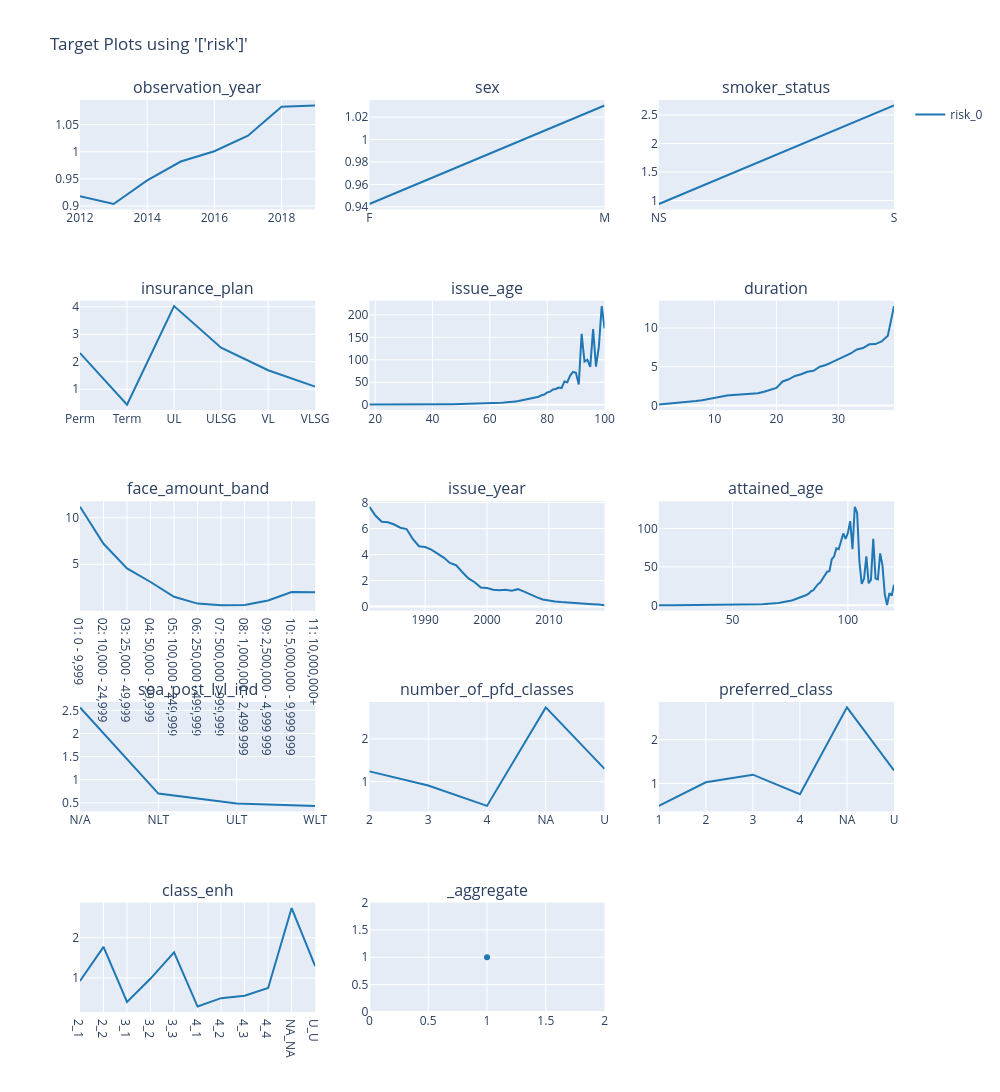

Notebook source saved alongside this figure:
### Markdown cell above
### Target

### Code cell
charters.target(
    df=grouped_df,
    target="risk",
    cols=3,
    features=variables,
    numerator=["death_claim_amount"],
    denominator=["amount_exposed"],
).show()

### Figure 1 — Plotly figure (JSON) as saved in the notebook; plotly's stock layout.template omitted (floating-point values rounded to 4 significant figures)
{"data": [{"line": {"color": "#1F77B4"}, "mode": "lines", "name": "risk_0", "showlegend": true, "type": "scatter", "x": [2012, 2013, 2014, 2015, 2016, 2017, 2018, 2019], "xaxis": "x", "y": [0.9181, 0.9038, 0.9471, 0.982, 1.001, 1.03, 1.083, 1.085], "yaxis": "y"}, {"line": {"color": "#1F77B4"}, "mode": "lines", "name": "risk_0", "showlegend": false, "type": "scatter", "x": ["F", "M"], "xaxis": "x2", "y": [0.9425, 1.03], "yaxis": "y2"}, {"line": {"color": "#1F77B4"}, "mode": "lines", "name": "risk_0", "showlegend": false, "type": "scatter", "x": ["NS", "S"], "xaxis": "x3", "y": [0.9406, 2.668], "yaxis": "y3"}, {"line": {"color": "#1F77B4"}, "mode": "lines", "name": "risk_0", "showlegend": false, "type": "scatter", "x": ["Perm", "Term", "UL", "ULSG", "VL", "VLSG"], "xaxis": "x4", "y": [2.315, 0.4425, 4.025, 2.514, 1.692, 1.098], "yaxis": "y4"}, {"line": {"color": "#1F77B4"}, "mode": "lines", "name": "risk_0", "showlegend": false, "type": "scatter", "x": [18, 19, 20, 21, 22, 23, 24, 25, 26, 27, 28, 29, 30, 31, 32, 33, 34, 35, 36, 37, 38, 39, 40, 41, 42, 43, 44, 45, 46, 47, 48, 49, 50, 51, 52, 53, 54, 55, 56, 57, 58, 59, 60, 61, 62, 63, 64, 65, 66, 67, 68, 69, 70, 71, 72, 73, 74, 75, 76, 77, 78, 79, 80, 81, 82, 83, 84, 85, 86, 87, 88, 89, 90, 91, 92, 93, 94, 95, 96, 97, 98, 99, 100], "xaxis": "x5", "y": [0.3649, 0.333, 0.3258, 0.3274, 0.2955, 0.2627, 0.2667, 0.2836, 0.2395, 0.2542, 0.2572, 0.2531, 0.2514, 0.2571, 0.2661, 0.2737, 0.316, 0.319, 0.3538, 0.3822, 0.4141, 0.4491, 0.4788, 0.5272, 0.5802, 0.6241, 0.6924, 0.7195, 0.7911, 0.8464, 0.9629, 1.023, 1.112, 1.213, 1.296, 1.438, 1.583, 1.782, 1.946, 2.117, 2.361, 2.57, 2.89, 3.225, 3.448, 3.901, 4.563, 4.94, 5.193, 5.886, 7.064, 7.352, 8.037, 9.633, 10.09, 11.12, 14.11, 14.26, 17.18, 17.75, 21.08, 22.61, 27.46, 29.11, 33.9, 34.99, 38.32, 37.02, 51.64, 49.97, 64.82, 72.98, 70.94, 44.93, 157.5, 96.1, 100.3, 84.1, 168.1, 85.03, 128.6, 219.4, 169.8], "yaxis": "y5"}, {"line": {"color": "#1F77B4"}, "mode": "lines", "name": "risk_0", "showlegend": false, "type": "scatter", "x": [1, 2, 3, 4, 5, 6, 7, 8, 9, 10, 11, 12, 13, 14, 15, 16, 17, 18, 19, 20, 21, 22, 23, 24, 25, 26, 27, 28, 29, 30, 31, 32, 33, 34, 35, 36, 37, 38, 39], "xaxis": "x6", "y": [0.1262, 0.1956, 0.2761, 0.3231, 0.4018, 0.4935, 0.5891, 0.6986, 0.8582, 1.01, 1.09, 1.299, 1.364, 1.41, 1.538, 1.586, 1.58, 1.776, 2.032, 2.28, 3.106, 3.389, 3.822, 4.031, 4.359, 4.477, 5.012, 5.228, 5.609, 5.988, 6.389, 6.711, 7.225, 7.409, 7.893, 7.919, 8.269, 9.002, 12.81], "yaxis": "y6"}, {"line": {"color": "#1F77B4"}, "mode": "lines", "name": "risk_0", "showlegend": false, "type": "scatter", "x": ["01: 0 - 9,999", "02: 10,000 - 24,999", "03: 25,000 - 49,999", "04: 50,000 - 99,999", "05: 100,000 - 249,999", "06: 250,000 - 499,999", "07: 500,000 - 999,999", "08: 1,000,000 - 2,499,999", "09: 2,500,000 - 4,999,999", "10: 5,000,000 - 9,999,999", "11: 10,000,000+"], "xaxis": "x7", "y": [11.18, 7.203, 4.556, 3.096, 1.51, 0.7763, 0.5981, 0.6234, 1.112, 2.009, 1.995], "yaxis": "y7"}, {"line": {"color": "#1F77B4"}, "mode": "lines", "name": "risk_0", "showlegend": false, "type": "scatter", "x": [1981, 1982, 1983, 1984, 1985, 1986, 1987, 1988, 1989, 1990, 1991, 1992, 1993, 1994, 1995, 1996, 1997, 1998, 1999, 2000, 2001, 2002, 2003, 2004, 2005, 2006, 2007, 2008, 2009, 2010, 2011, 2012, 2013, 2014, 2015, 2016, 2017, 2018, 2019], "xaxis": "x8", "y": [7.673, 6.979, 6.514, 6.473, 6.306, 6.06, 5.957, 5.2, 4.637, 4.579, 4.374, 4.079, 3.766, 3.352, 3.178, 2.658, 2.162, 1.868, 1.458, 1.418, 1.297, 1.246, 1.295, 1.217, 1.333, 1.144, 0.9137, 0.717, 0.5419, 0.4501, 0.3903, 0.3395, 0.296, 0.2549, 0.2355, 0.1981, 0.1766, 0.1473, 0.09655], "yaxis": "y8"}, {"line": {"color": "#1F77B4"}, "mode": "lines", "name": "risk_0", "showlegend": false, "type": "scatter", "x": [18, 19, 20, 21, 22, 23, 24, 25, 26, 27, 28, 29, 30, 31, 32, 33, 34, 35, 36, 37, 38, 39, 40, 41, 42, 43, 44, 45, 46, 47, 48, 49, 50, 51, 52, 53, 54, 55, 56, 57, 58, 59, 60, 61, 62, 63, 64, 65, 66, 67, 68, 69, 70, 71, 72, 73, 74, 75, 76, 77, 78, 79, 80, 81, 82, 83, 84, 85, 86, 87, 88, 89, 90, 91, 92, 93, 94, 95, 96, 97, 98, 99, 100, 101, 102, 103, 104, 105, 106, 107, 108, 109, 110, 111, 112, 113, 114, 115, 116, 117, 118, 119, 120], "xaxis": "x9", "y": [0.08282, 0.2724, 0.1879, 0.1646, 0.1386, 0.115, 0.09901, 0.1151, 0.1005, 0.08741, 0.08614, 0.0785, 0.09475, 0.08337, 0.08826, 0.08944, 0.08411, 0.09357, 0.1001, 0.1128, 0.1206, 0.1461, 0.1419, 0.1589, 0.1737, 0.196, 0.2124, 0.2324, 0.2738, 0.2792, 0.3112, 0.3515, 0.3716, 0.4222, 0.4479, 0.5098, 0.5556, 0.6004, 0.7057, 0.718, 0.8729, 0.9114, 1.013, 1.136, 1.263, 1.406, 1.61, 1.735, 1.935, 2.155, 2.498, 2.909, 3.054, 3.521, 3.923, 4.536, 5.283, 5.934, 6.646, 7.69, 8.578, 9.792, 11.08, 12.16, 13.42, 15.06, 18.29, 19.63, 24.45, 27.59, 29.64, 34.23, 38.36, 43.75, 44.36, 59.88, 63.35, 74.04, 72.99, 82.86, 93.56, 86.58, 94.19, 109.6, 72.98, 128.3, 120.4, 56.9, 27.86, 34.59, 63.82, 28.63, 33.07, 86.69, 34.7, 33.67, 67.63, 51.83, 14.24, 0.3849, 15.7, 12.53, 26.72], "yaxis": "y9"}, {"line": {"color": "#1F77B4"}, "mode": "lines", "name": "risk_0", "showlegend": false, "type": "scatter", "x": ["N/A", "NLT", "ULT", "WLT"], "xaxis": "x10", "y": [2.565, 0.7009, 0.4882, 0.434], "yaxis": "y10"}, {"line": {"color": "#1F77B4"}, "mode": "lines", "name": "risk_0", "showlegend": false, "type": "scatter", "x": ["2", "3", "4", "NA", "U"], "xaxis": "x11", "y": [1.24, 0.9065, 0.4303, 2.739, 1.298], "yaxis": "y11"}, {"line": {"color": "#1F77B4"}, "mode": "lines", "name": "risk_0", "showlegend": false, "type": "scatter", "x": ["1", "2", "3", "4", "NA", "U"], "xaxis": "x12", "y": [0.4857, 1.025, 1.199, 0.7534, 2.739, 1.298], "yaxis": "y12"}, {"line": {"color": "#1F77B4"}, "mode": "lines", "name": "risk_0", "showlegend": false, "type": "scatter", "x": ["2_1", "2_2", "3_1", "3_2", "3_3", "4_1", "4_2", "4_3", "4_4", "NA_NA", "U_U"], "xaxis": "x13", "y": [0.9269, 1.773, 0.4049, 0.9853, 1.638, 0.2907, 0.4988, 0.5577, 0.7534, 2.739, 1.298], "yaxis": "y13"}, {"line": {"color": "#1F77B4"}, "mode": "markers", "name": "risk_0", "showlegend": false, "type": "scatter", "x": [1], "xaxis": "x14", "y": [1.0], "yaxis": "y14"}], "layout": {"annotations": [{"font": {"size": 16}, "showarrow": false, "text": "observation_year", "x": 0.1444, "xanchor": "center", "xref": "paper", "y": 1, "yanchor": "bottom", "yref": "paper"}, {"font": {"size": 16}, "showarrow": false, "text": "sex", "x": 0.5, "xanchor": "center", "xref": "paper", "y": 1, "yanchor": "bottom", "yref": "paper"}, {"font": {"size": 16}, "showarrow": false, "text": "smoker_status", "x": 0.8556, "xanchor": "center", "xref": "paper", "y": 1, "yanchor": "bottom", "yref": "paper"}, {"font": {"size": 16}, "showarrow": false, "text": "insurance_plan", "x": 0.1444, "xanchor": "center", "xref": "paper", "y": 0.78, "yanchor": "bottom", "yref": "paper"}, {"font": {"size": 16}, "showarrow": false, "text": "issue_age", "x": 0.5, "xanchor": "center", "xref": "paper", "y": 0.78, "yanchor": "bottom", "yref": "paper"}, {"font": {"size": 16}, "showarrow": false, "text": "duration", "x": 0.8556, "xanchor": "center", "xref": "paper", "y": 0.78, "yanchor": "bottom", "yref": "paper"}, {"font": {"size": 16}, "showarrow": false, "text": "face_amount_band", "x": 0.1444, "xanchor": "center", "xref": "paper", "y": 0.56, "yanchor": "bottom", "yref": "paper"}, {"font": {"size": 16}, "showarrow": false, "text": "issue_year", "x": 0.5, "xanchor": "center", "xref": "paper", "y": 0.56, "yanchor": "bottom", "yref": "paper"}, {"font": {"size": 16}, "showarrow": false, "text": "attained_age", "x": 0.8556, "xanchor": "center", "xref": "paper", "y": 0.56, "yanchor": "bottom", "yref": "paper"}, {"font": {"size": 16}, "showarrow": false, "text": "soa_post_lvl_ind", "x": 0.1444, "xanchor": "center", "xref": "paper", "y": 0.34, "yanchor": "bottom", "yref": "paper"}, {"font": {"size": 16}, "showarrow": false, "text": "number_of_pfd_classes", "x": 0.5, "xanchor": "center", "xref": "paper", "y": 0.34, "yanchor": "bottom", "yref": "paper"}, {"font": {"size": 16}, "showarrow": false, "text": "preferred_class", "x": 0.8556, "xanchor": "center", "xref": "paper", "y": 0.34, "yanchor": "bottom", "yref": "paper"}, {"font": {"size": 16}, "showarrow": false, "text": "class_enh", "x": 0.1444, "xanchor": "center", "xref": "paper", "y": 0.12, "yanchor": "bottom", "yref": "paper"}, {"font": {"size": 16}, "showarrow": false, "text": "_aggregate", "x": 0.5, "xanchor": "center", "xref": "paper", "y": 0.12, "yanchor": "bottom", "yref": "paper"}], "height": 2000, "title": {"text": "Target Plots using '['risk']'"}, "width": 1000, "xaxis": {"anchor": "y", "domain": [0, 0.2889]}, "xaxis10": {"anchor": "y10", "domain": [0, 0.2889]}, "xaxis11": {"anchor": "y11", "domain": [0.3556, 0.6444]}, "xaxis12": {"anchor": "y12", "domain": [0.7111, 1]}, "xaxis13": {"anchor": "y13", "domain": [0, 0.2889]}, "xaxis14": {"anchor": "y14", "domain": [0.3556, 0.6444]}, "xaxis15": {"anchor": "y15", "domain": [0.7111, 1]}, "xaxis2": {"anchor": "y2", "domain": [0.3556, 0.6444]}, "xaxis3": {"anchor": "y3", "domain": [0.7111, 1]}, "xaxis4": {"anchor": "y4", "domain": [0, 0.2889]}, "xaxis5": {"anchor": "y5", "domain": [0.3556, 0.6444]}, "xaxis6": {"anchor": "y6", "domain": [0.7111, 1]}, "xaxis7": {"anchor": "y7", "domain": [0, 0.2889]}, "xaxis8": {"anchor": "y8", "domain": [0.3556, 0.6444]}, "xaxis9": {"anchor": "y9", "domain": [0.7111, 1]}, "yaxis": {"anchor": "x", "domain": [0.88, 1]}, "yaxis10": {"anchor": "x10", "domain": [0.22, 0.34]}, "yaxis11": {"anchor": "x11", "domain": [0.22, 0.34]}, "yaxis12": {"anchor": "x12", "domain": [0.22, 0.34]}, "yaxis13": {"anchor": "x13", "domain": [0, 0.12]}, "yaxis14": {"anchor": "x14", "domain": [0, 0.12]}, "yaxis15": {"anchor": "x15", "domain": [0, 0.12]}, "yaxis2": {"anchor": "x2", "domain": [0.88, 1]}, "yaxis3": {"anchor": "x3", "domain": [0.88, 1]}, "yaxis4": {"anchor": "x4", "domain": [0.66, 0.78]}, "yaxis5": {"anchor": "x5", "domain": [0.66, 0.78]}, "yaxis6": {"anchor": "x6", "domain": [0.66, 0.78]}, "yaxis7": {"anchor": "x7", "domain": [0.44, 0.56]}, "yaxis8": {"anchor": "x8", "domain": [0.44, 0.56]}, "yaxis9": {"anchor": "x9", "domain": [0.44, 0.56]}}}
